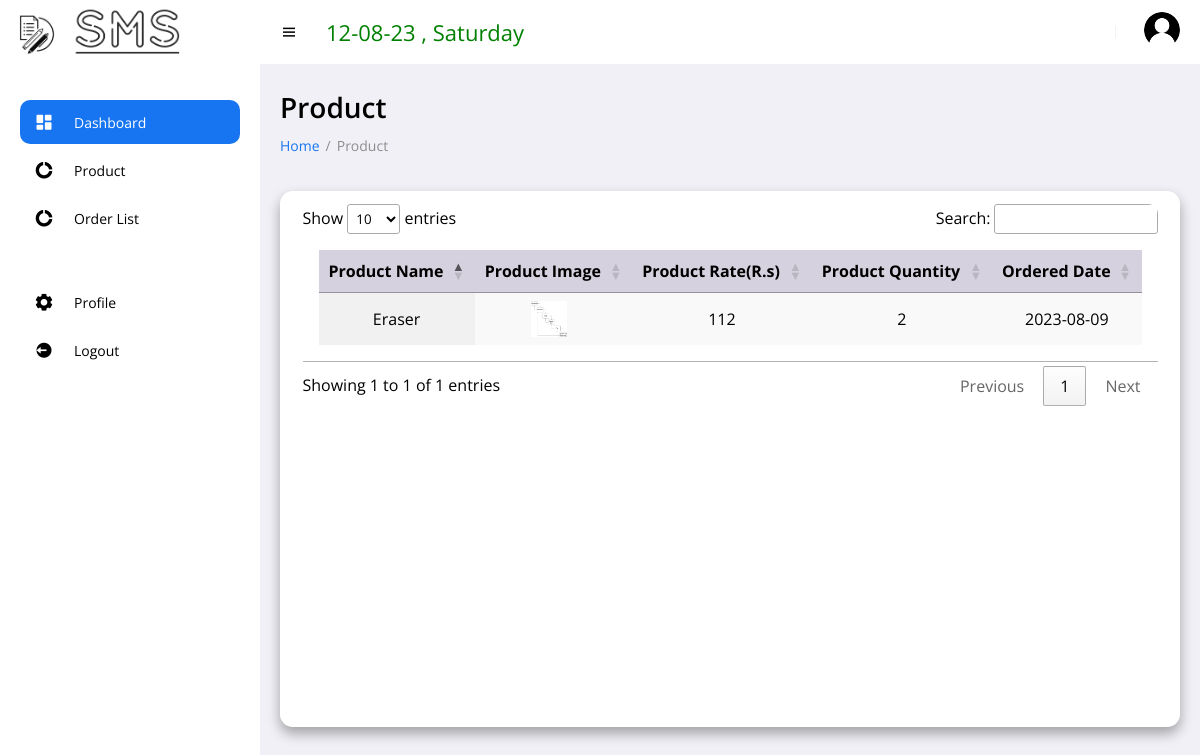
Screenshot of /purchase_list.php (signed in) with the database file from the repository.
### tables this page shows
CREATE TABLE `purchase_list` (
  `purchase_id` int(11) NOT NULL,
  `user_id` int(11) NOT NULL,
  `product_name` varchar(50) NOT NULL,
  `product_image` varchar(255) NOT NULL,
  `product_rate` varchar(255) NOT NULL,
  `product_quantity` varchar(110) NOT NULL,
  `purchase_date` date DEFAULT current_timestamp()
);

### purchase_list.php (the view, shortened to what this page needs)
<!DOCTYPE html>
<?php
	include 'includes/connection.php';
    $id = $_SESSION['user_id'];
?>
<html lang="en">
<head>
	<link href='https://unpkg.com/boxicons@2.0.9/css/boxicons.min.css' rel='stylesheet'>
	<link rel="stylesheet" href="assets/css/style.css">
	<link rel="stylesheet" href="assets/css/add.css">
    <link rel="stylesheet" href="https://cdn.datatables.net/1.13.6/css/jquery.dataTables.min.css">
</head>
<body>
<section id="sidebar">
    <?php
        if($_SESSION['user_type'] == 1){
            include 'layouts/user_menu.php';
        }
        else{
            include 'layouts/admin_menu.php';
        }
    ?>
<main >
    <h1 class="title">Product</h1>
    <ul class="breadcrumbs">
        <li><a href="user_dashboard.php">Home</a></li>
        <li class="divider">/</li>
        <li><a href="userproduct.php" class="active">Product</a></li>
    </ul>
    <div class="content">
        <div class="table">
            <section class="table_body">
            <table id="table" class="display" style="width:100%">
                    <thead >
                        <tr>
                            <th>Product Name</th>
                            <th>Product Image</th>
                            <th>Product Rate(R.s)</th>
                            <th>Product Quantity</th>
                            <th>Ordered Date</th>
                        </tr>
                    </thead>
                    <tbody>
                    <?php
                        $select_product = mysqli_query($con, "SELECT * FROM purchase_list WHERE user_id='$id' ORDER BY purchase_id DESC");
                        if(mysqli_num_rows($select_product) > 0){
                           while( $fetch_purchase = mysqli_fetch_assoc($select_product)){
                        ?>
                        <tr>
                            <td><?php  echo $fetch_purchase['product_name']?></td>
                            <td><img src="<?php echo "images/".$fetch_purchase['product_image']; ?>" alt="image" width="100px" height="100px"></td>
                            <td><?php  echo $fetch_purchase['product_rate'] ?></td>
                            <td><?php  echo $fetch_purchase['product_quantity'] ?></td>
                            <td><?php echo $fetch_purchase['purchase_date'] ?></td>
                        </tr>
                        <?php
                           }
                        }
                    ?>
                    </tbody>
                </table>
            </section>
        </div>
    </div>
</main>
</section>
</body>
</html>

### assets/css/style.css (style rules this page uses)
* { font-family: 'Open Sans', sans-serif; margin: 0; padding: 0; box-sizing: border-box; }
:root { --grey: #F1F0F6; --dark-grey: #8D8D8D; --light: #fff; --dark: #000; --green: #81D43A; --light-green: #E3FFCB; --blue: #1775F1; --light-blue: #D0E4FF; --dark-blue: #0C5FCD; --red: #FC3B56; }
body { background: var(--grey); overflow-x: hidden; }
a { text-decoration: none; }
li { list-style: none; }
#sidebar { position: fixed; max-width: 260px; width: 100%; background: var(--light); top: 0; left: 0; height: 100%; overflow-y: auto; scrollbar-width: none; transition: all .3s ease; z-index: 200; }
main { width: 100%; padding: 24px 20px 20px 20px; }
main .title { font-size: 28px; font-weight: 600; margin-bottom: 10px; }
main .breadcrumbs { display: flex; grid-gap: 6px; }
main .breadcrumbs li, main .breadcrumbs li a { font-size: 14px; }
main .breadcrumbs li a { color: var(--blue); }
main .breadcrumbs li a.active, main .breadcrumbs li.divider { color: var(--dark-grey); pointer-events: none; }
main .content { width: 100%; min-height: 50vh; margin-top: 36px; background-color: white; box-shadow: 0 .4rem .8rem #0005; border-radius: .8rem; }
main .table { width: 100%; height: 67vh; overflow: hidden; }
.table td img { width: 36px; height: 36px; margin-right: 8px; vertical-align: middle; }
main .content .table_body { width: 95%; max-height: calc(89% - .16rem); background-color: #fffb; margin: .8rem auto; border-radius: .6rem; overflow: auto; }
table { width: 100%; overflow: auto; }
table, th, td { border-collapse: collapse; padding: 1rem; text-align: center; }
thead th { position: sticky; top: 0; left: 0; background-color: #d5d1defe; }

### rows the page displays
purchase_list: product_name "Eraser", product_image (picture), product_rate "112", product_quantity "2", purchase_date "2023-08-09"
